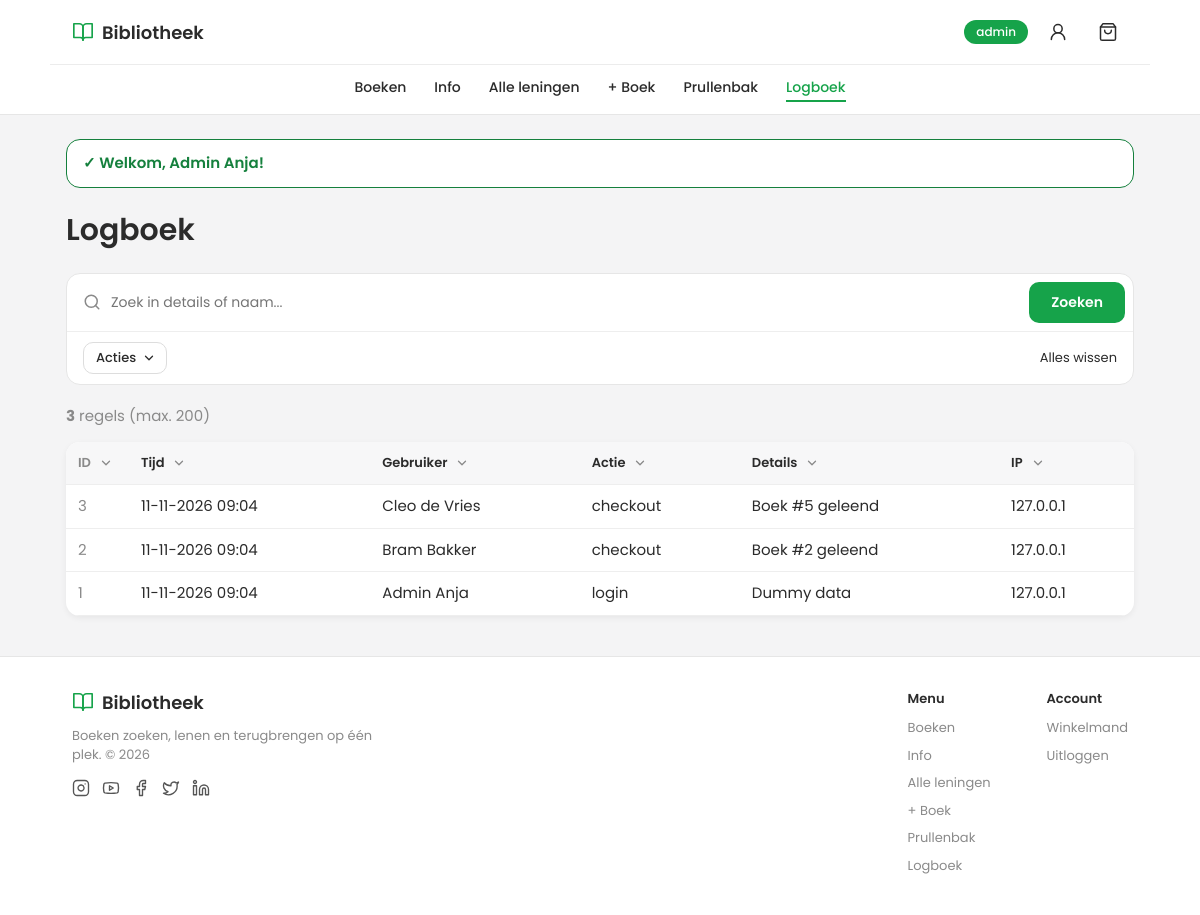
Page /logs.php (signed in) on the committed database.
### tables this page shows
CREATE TABLE action_log (
    id          INT UNSIGNED NOT NULL AUTO_INCREMENT,
    user_id     INT UNSIGNED NULL,                       
    action      VARCHAR(50) NOT NULL,
    details     VARCHAR(255) NULL,
    ip_address  VARCHAR(45) NULL,                        
    created_at  DATETIME NOT NULL DEFAULT CURRENT_TIMESTAMP,
    PRIMARY KEY (id),
    CONSTRAINT fk_log_user
        FOREIGN KEY (user_id) REFERENCES users (id)
        ON UPDATE CASCADE
        ON DELETE SET NULL                               
);

CREATE TABLE users (
    id          INT UNSIGNED NOT NULL AUTO_INCREMENT,
    name        VARCHAR(100) NOT NULL,
    email       VARCHAR(150) NOT NULL,
    password    VARCHAR(255) NOT NULL,                  
    role        ENUM('admin', 'user') NOT NULL DEFAULT 'user',
    created_at  DATETIME NOT NULL DEFAULT CURRENT_TIMESTAMP,
    PRIMARY KEY (id),
    UNIQUE KEY uq_users_email (email)                   
);

### functions/log.php (called while the page is built, shortened)
<?php
function logs_get_all($conn, $filters)
{
    $sql = 'SELECT l.id, l.action, l.details, l.ip_address, l.created_at, u.name AS user_name
            FROM action_log l
            LEFT JOIN users u ON u.id = l.user_id
            WHERE 1 = 1';
    $types = '';
    $params = array();
    $sql .= ' ORDER BY l.created_at DESC, l.id DESC LIMIT 200';
    return db_select_all($conn, $sql, $types, $params);
}

### functions/database.php (called while the page is built, shortened)
<?php
function db_execute($conn, $sql, $types, $params)
{
    $stmt = $conn->prepare($sql);
    if (!$stmt->execute()) {
        $error = $stmt->error;
        $stmt->close();
        return database_error('Query uitvoeren mislukt', $error);
    }
    return $stmt;
}
function db_select_all($conn, $sql, $types, $params)
{
    $stmt = db_execute($conn, $sql, $types, $params);
    $result = $stmt->get_result();
    $rows = array();
    while ($row = $result->fetch_assoc()) {
        $rows[] = $row;
    }
    return $rows;
}

### logs.php (the view, shortened to what this page needs)
<?php
require_once 'includes/init.php';
$filters = array(
    'action' => get_param('action'),
    'search' => get_param('search'),
);
$logs = logs_get_all($conn, $filters);
require 'includes/header.php';
?>
<h1>Logboek</h1>
<form method="get" action="logs.php" class="card filter-bar">
    <input type="text" name="search" placeholder="Zoek in details of naam..." value="<?= e($filters['search']) ?>">
    <button type="submit" class="btn">Filteren</button>
    <a href="logs.php" class="btn btn-grey">Filters wissen</a>
</form>
<p class="count"><strong><?= count($logs) ?></strong> regels (max. 200)</p>
<table class="table">
    <thead>
        <tr>
            <th class="col-id">ID</th>
            <th>Tijd</th>
            <th>Gebruiker</th>
            <th>Actie</th>
            <th>Details</th>
            <th>IP</th>
        </tr>
    </thead>
    <tbody>
        <?php if (count($logs) === 0): ?>
            <tr><td colspan="6" class="empty">Geen regels gevonden.</td></tr>
        <?php else: ?>
            <?php foreach ($logs as $log): ?>
                <tr>
                    <td class="col-id"><?= e($log['id']) ?></td>
                    <td><?= e(format_date($log['created_at'], true)) ?></td>
                    <td>
                        <?php if ($log['user_name'] === null): ?>
                            <em>onbekend</em>
                        <?php else: ?>
                            <?= e($log['user_name']) ?>
                        <?php endif; ?>
                    </td>
                    <td><?= e($log['action']) ?></td>
                    <td><?= e($log['details']) ?></td>
                    <td><?= e($log['ip_address']) ?></td>
                </tr>
            <?php endforeach; ?>
        <?php endif; ?>
    </tbody>
</table>
<?php require 'includes/footer.php'; ?>

### css/style.css (style rules this page uses)
:root { --primary: #16a34a; --primary-dark: #15803d; --dark: #3d3d3d; --dark-hover: #575757; --grey: #8a8a8a; --red: #e8461e; --green: #15803d; --orange: #d97706; --bg: #f4f4f5; --white: #ffffff; --text: #2b2b2b; --border: #dddddd; --shadow: 0 2px 6px rgba(0, 0, 0, 0.06); --shadow-big: 0 6px 24px rgba(0, 0, 0, 0.06); --radius: 14px; --pill: 999px; }
* { box-sizing: border-box; }
body { margin: 0; font-family: 'Poppins', Arial, Helvetica, sans-serif; font-size: 15px; background: var(--bg); color: var(--text); line-height: 1.5; }
a { color: var(--primary); }
h1 { margin-top: 0; font-weight: 600; }
.btn { display: inline-block; padding: 9px 22px; border: 2px solid var(--primary); border-radius: var(--pill); background: var(--primary); color: var(--white); font-family: inherit; font-size: 13px; font-weight: 600; letter-spacing: 0.06em; text-transform: uppercase; text-decoration: none; cursor: pointer; transition: background 0.15s, color 0.15s; }
input[type="text"], input[type="email"], input[type="password"], input[type="number"], input[type="date"], select, textarea { padding: 9px 16px; border: 1px solid var(--border); border-radius: var(--pill); font-size: 14px; font-family: inherit; color: var(--text); background: var(--white); }
.filter-bar { display: flex; flex-wrap: wrap; gap: 10px; align-items: center; }
.filter-bar input[type="text"] { flex: 1; min-width: 200px; }
.count { color: var(--grey); }
.table { width: 100%; border-collapse: collapse; background: var(--white); border-radius: var(--radius); overflow: hidden; box-shadow: var(--shadow); margin-bottom: 20px; }
.table th, .table td { padding: 10px 12px; text-align: left; border-bottom: 1px solid #eeeeee; }
.table thead th { background: #f7f7f8; font-size: 13px; font-weight: 600; }
.table .col-id { width: 60px; color: var(--grey); }
.filter-bar.fb { display: block; padding: 0; margin-bottom: 20px; background: var(--white); border: 1px solid #e6e6e6; border-radius: var(--radius); }
.fb-search input[type="text"], .fb-panel-search input[type="text"] { flex: 1; min-width: 0; padding: 8px 0; border: none; border-radius: 0; background: transparent; box-shadow: none; }
.fb .btn { border-radius: 10px; padding: 8px 20px; font-size: 14px; letter-spacing: 0; text-transform: none; }
.fb-clear-all { margin-left: auto; color: var(--text); font-size: 13px; text-decoration: none; }

### rows in the picture
action_log: id "3", created_at "11-11-2026 09:04", user.name "Cleo de Vries", action "checkout", details "Boek #5 geleend", ip_address "127.0.0.1"
action_log: id "2", created_at "11-11-2026 09:04", user.name "Bram Bakker", action "checkout", details "Boek #2 geleend", ip_address "127.0.0.1"
action_log: id "1", created_at "11-11-2026 09:04", user.name "Admin Anja", action "login", details "Dummy data", ip_address "127.0.0.1"

### other values in the picture
APP_NAME "Bibliotheek"
$_SESSION['role'] "admin"
$label "Boeken"
$label "Info"
$label "Alle leningen"
$label "+ Boek"
$label "Prullenbak"
$label "Logboek"
$flash['message'] "Welkom, Admin Anja!"
count($logs) "3"
